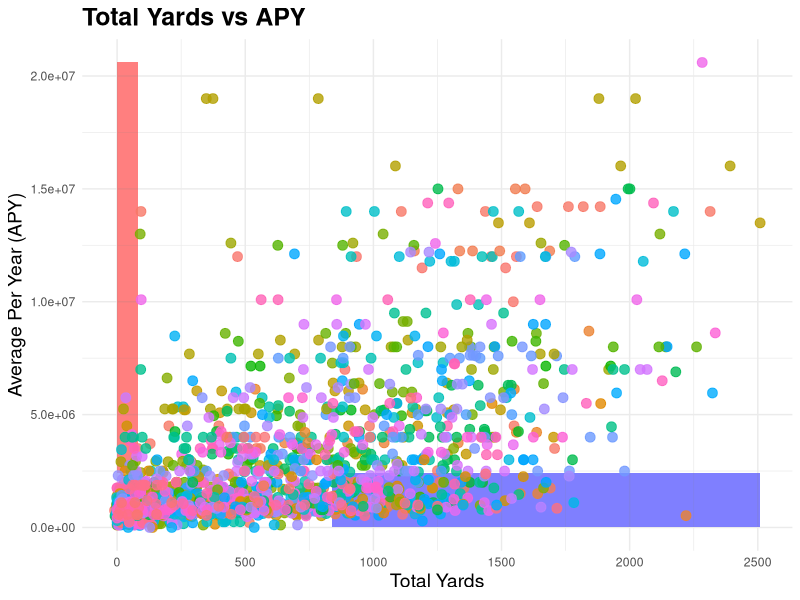
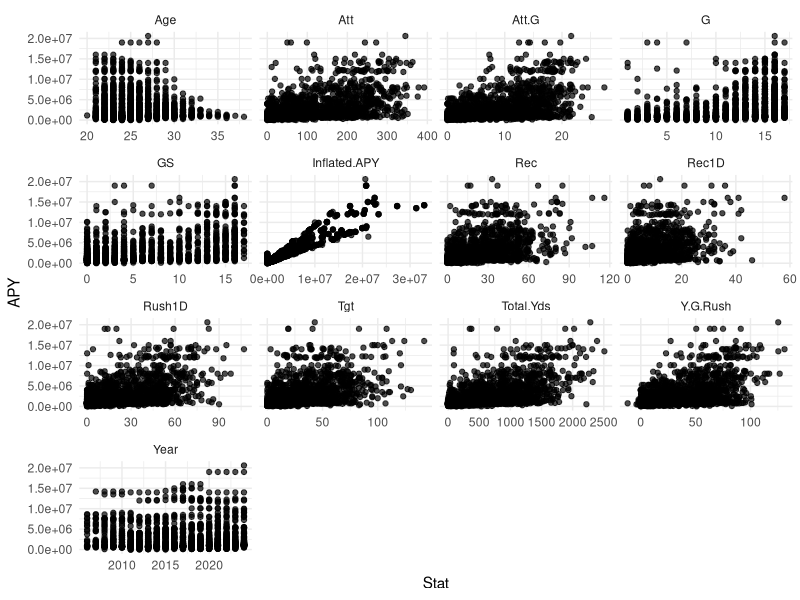
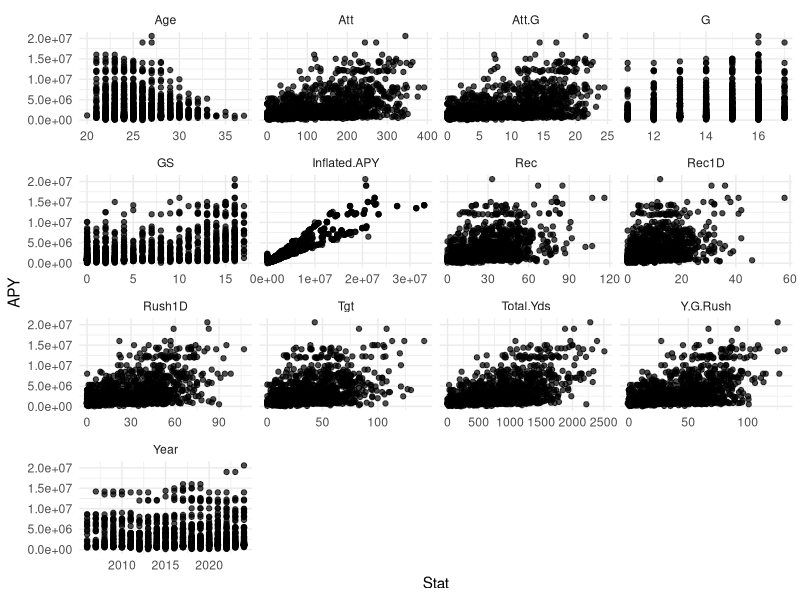
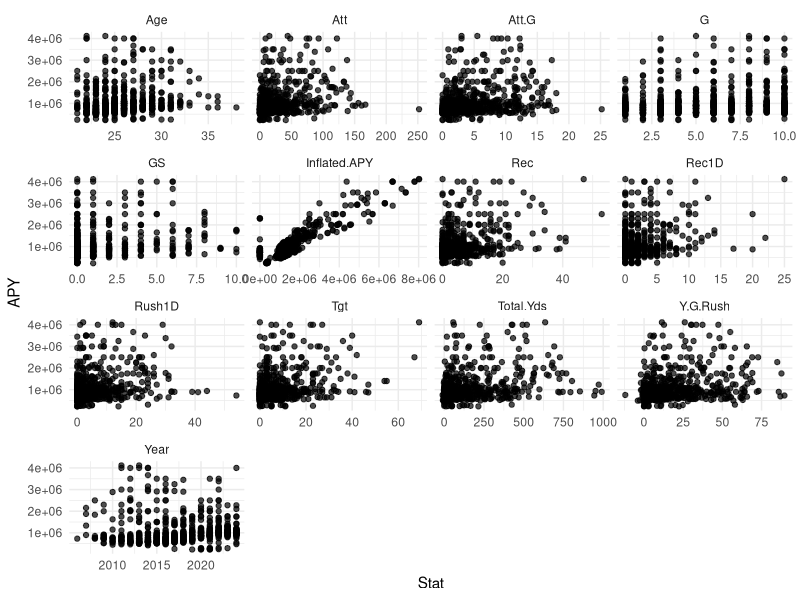
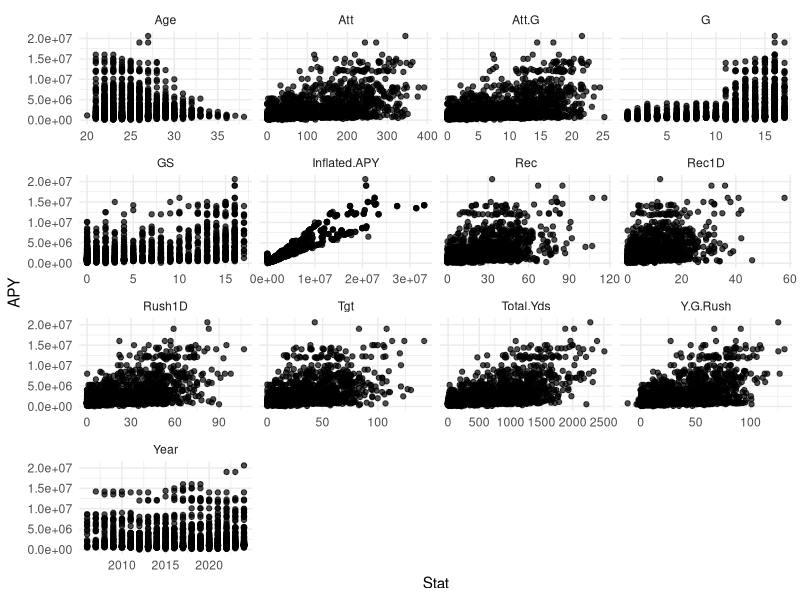
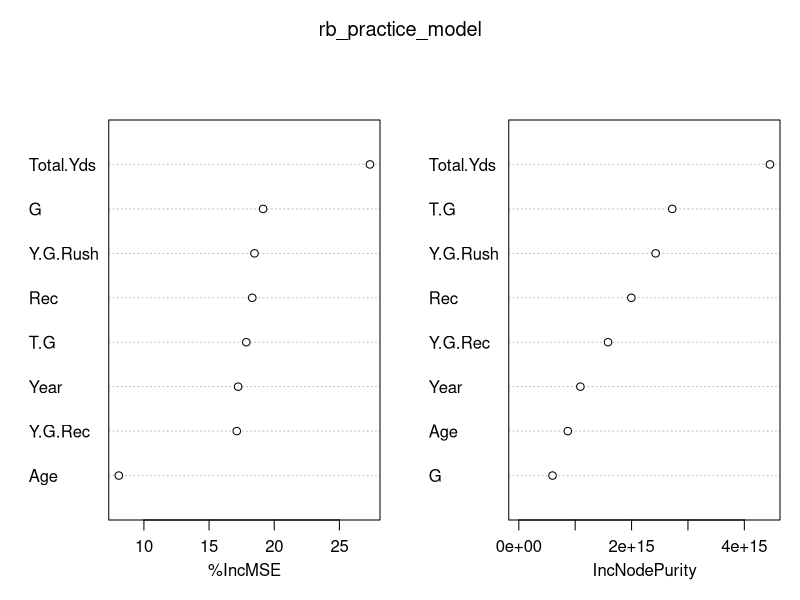
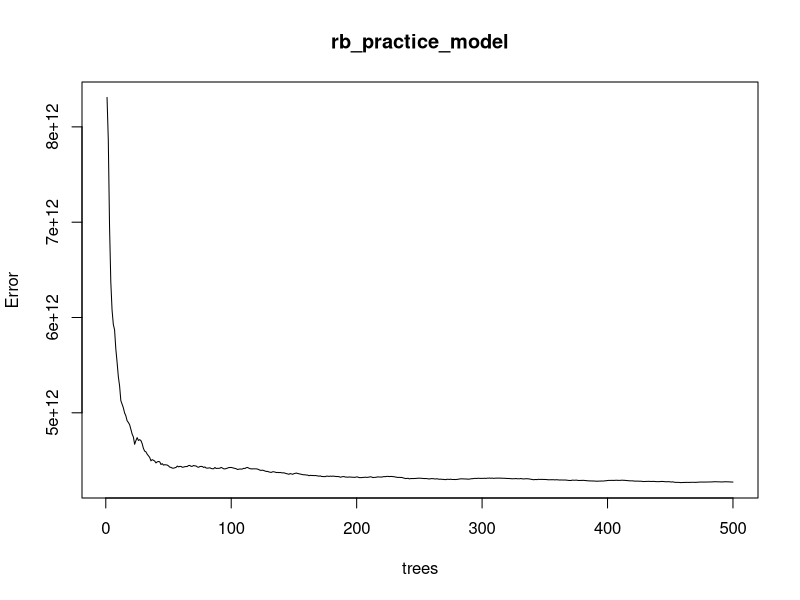

Source code (R) for these figures, in order:
## ---- chunk 1
knitr::opts_chunk$set(echo = TRUE)
options(warn = -1)
suppressPackageStartupMessages(library(randomForest))
library(cowplot)
library(readxl)
suppressPackageStartupMessages(library(dplyr))
suppressPackageStartupMessages(library(ggplot2))
suppressPackageStartupMessages(library(caret))
library(caTools)
library(randomForest)
library(Metrics)
library(tidyr)
## ---- chunk 2
rb_salary_csv <- read.csv("./Player Salary RB.csv")
receiving_data_csv <- read.csv("./1999-2024 Receiving Data.csv")
rushing_data_csv <- read.csv("./1999-2024 Rushing Data.csv")

rb_stats <- full_join(receiving_data_csv, rushing_data_csv, by = c("Player", "Year")) %>%
  mutate(
    Total.Yds = coalesce(Yds.x, 0) + coalesce(Yds.y, 0)
  )

rb_salary_df <- rb_salary_csv %>%
  mutate(Value = as.numeric(gsub("[$,]", "", Value)),
         APY = as.numeric(gsub("[$,]", "", APY)),
         Inflated.APY = as.numeric(gsub("[$,]", "", Inflated.APY))) %>%
  select(Player, Year.Signed, APY, Inflated.APY)

rb_df <- bind_rows(
  rb_stats %>%
    inner_join(rb_salary_df, by = "Player") %>%
    filter(Year < Year.Signed) %>%
    group_by(Player, Year) %>%
    slice_min(Year.Signed, with_ties = FALSE),
  
  rb_stats %>%
    inner_join(rb_salary_df, by = "Player") %>%
    filter(Year >= Year.Signed) %>%
    group_by(Player, Year) %>%
    slice_max(Year.Signed, with_ties = FALSE)
  ) %>% 
  ungroup() %>% 
  distinct(Player, Year, .keep_all = TRUE) %>%
  filter(Year > 2005) %>%
  transmute(
    Player,
    Age = Age.x,
    G = G.x, 
    GS = GS.x, 
    Year.Signed,
    APY,
    Year,
    Inflated.APY,
    Rec,
    Y.G.Rush = Y.G.y,
    Y.G.Rec = Y.G.x,
    Tgt,
    Att,
    Rec1D = X1D.x,
    Rush1D = X1D.y,
    Att.G = A.G,
    Total.Yds
  ) %>%
  mutate(T.G = (Att + Tgt) / G)
## ---- chunk 3
ggplot(rb_df, aes(x = Total.Yds, y = APY, color = Player)) +
  geom_rect(aes(xmin = 0, xmax = quantile(Total.Yds, .25), ymin = mean(APY), ymax = max(APY)), fill = 'red', alpha=.002, color = 'black', size=.01) +
  geom_rect(aes(xmin = quantile(Total.Yds, .75), xmax = max(Total.Yds), ymin = min(APY), ymax = mean(APY)), fill = 'blue', alpha=.005, color = 'black', size = .01) +
  geom_point(size = 3, alpha = 0.8) +
  labs(
    title = "Total Yards vs APY",
    x = "Total Yards",
    y = "Average Per Year (APY)"
  ) +
  theme_minimal() +
  theme(
    plot.title = element_text(size = 18, face = "bold"),
    axis.title = element_text(size = 14),
    legend.position = "none"  
  )


stats <- c('Age', 'G', 'GS', 'Year', 'Inflated.APY',
           'Rec', 'Y.G.Rush', 'Tgt', 'Att', 'Rec1D', 'Rush1D', 'Att.G', 'Total.Yds')

#Removing Outliers in Games Played
rb_df_g_small <- rb_df %>%
  filter(G > 0, G <= 10)

rb_df_g_other <- rb_df %>%
   filter(G > 10)

smallg_apy_lower <- quantile(rb_df_g_small$APY, 0.05)
smallg_apy_upper <- quantile(rb_df_g_small$APY, 0.95)

rb_df_g_small <- rb_df_g_small %>%
  filter(APY >= smallg_apy_lower, APY <= smallg_apy_upper)

# Combine the two portions
rb_df_cleaned <- bind_rows(
  rb_df_g_small, 
  rb_df_g_other)       

#Side by Side plots for All observations
df_long <- rb_df %>%
  pivot_longer(cols = all_of(stats), names_to = "Stat", values_to = "Value")
ggplot(df_long, aes(x = Value, y = APY)) +
  geom_point(alpha=0.7) +
  facet_wrap(~ Stat, scales = "free_x") +
  theme_minimal() +
  labs(x = "Stat", y = "APY")

#Side by Side plots for G>10 
df_long_other <- rb_df_g_other %>%
  pivot_longer(cols = all_of(stats), names_to = "Stat", values_to = "Value")        
ggplot(df_long_other, aes(x = Value, y = APY)) +
  geom_point(alpha=0.7) +
  facet_wrap(~ Stat, scales = "free_x") +
  theme_minimal() +
  labs(x = "Stat", y = "APY")

#Side by Side plots for G<=10(cleaned) 
df_long_small <- rb_df_g_small %>%
  pivot_longer(cols = all_of(stats), names_to = "Stat", values_to = "Value")        
ggplot(df_long_small, aes(x = Value, y = APY)) +
  geom_point(alpha=0.7) +
  facet_wrap(~ Stat, scales = "free_x") +
  theme_minimal() +
  labs(x = "Stat", y = "APY")

#Side by Side plots for All(Cleaned)
df_long_cleaned <- rb_df_cleaned %>%
  pivot_longer(cols = all_of(stats), names_to = "Stat", values_to = "Value")        
ggplot(df_long_cleaned, aes(x = Value, y = APY)) +
  geom_point(alpha=0.7) +
  facet_wrap(~ Stat, scales = "free_x") +
  theme_minimal() +
  labs(x = "Stat", y = "APY")

# Outlier Plot for G <= 10
rb_df_g_small_uncleaned <- rb_df %>%
  filter(G <= 10)
## ---- chunk 4
nrow(rb_df_cleaned)
rb_practice_model <- randomForest(APY ~ Year + Y.G.Rush + Total.Yds + Rec + T.G + G + Age + Y.G.Rec, data = rb_df_cleaned, ntree = 500,, mtry = 3,
                                   importance = TRUE, proximity = TRUE, oob.prox = TRUE)
rb_practice_model
round(importance(rb_practice_model), 2)
varImpPlot(rb_practice_model)
plot(rb_practice_model)

control <- rfeControl(functions=rfFuncs, method="cv", number=5)

rb_rfe_logapy <- rb_df_cleaned %>%
  mutate(Log_APY = log(APY)) %>%
  filter(!is.na(Log_APY), !is.nan(Log_APY), !is.infinite(Log_APY))



results <- rfe(rb_rfe_logapy[, c("Att", "GS", "Att.G", "Total.Yds", "Rec", "Tgt",
                              "Age",  "Y.G.Rush", "G", "T.G",
                               "Rec1D", "Rush1D", "Year", "Y.G.Rec")],
              rb_rfe_logapy$Log_APY,
              sizes = c(1:6),
              rfeControl = control)

print(results)
## ---- chunk 5
split <- sample.split(rb_df_cleaned$APY, SplitRatio = 0.8)
train <- subset(rb_df_cleaned, split == TRUE)
test <- subset(rb_df_cleaned, split == FALSE)
## ---- chunk 6

rb_model <- randomForest(APY ~ Year + Y.G.Rush + Total.Yds + Rec + T.G + G + Y.G.Rec + Age, ntree = 250, mtry = 4, data = train)
rb_model


rb_prediction <- as.vector(predict(rb_model, newdata = test))

prediction_table <- data.frame(
  Player = test$Player,
  Year = test$Year,
  APY = test$APY,
  Predicted.APY = rb_prediction,
  Difference = abs(rb_prediction - test$APY)
)

prediction_table %>% arrange(desc(Predicted.APY))
